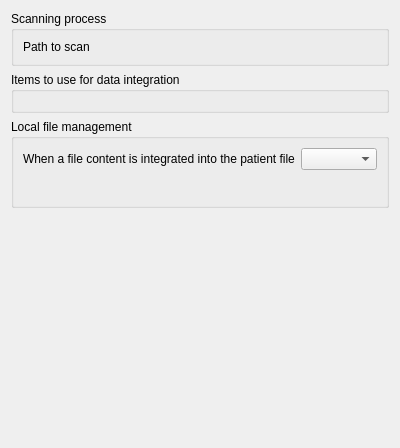
<?xml version="1.0" encoding="UTF-8"?>
<ui version="4.0">
 <class>Tools::Internal::HprimPreferencesWidget</class>
 <widget class="QWidget" name="Tools::Internal::HprimPreferencesWidget">
  <property name="geometry">
   <rect>
    <x>0</x>
    <y>0</y>
    <width>400</width>
    <height>448</height>
   </rect>
  </property>
  <property name="windowTitle">
   <string>PadTools Preferences</string>
  </property>
  <layout class="QGridLayout" name="gridLayout_5">
   <item row="0" column="0">
    <widget class="QGroupBox" name="groupBox">
     <property name="title">
      <string>Scanning process</string>
     </property>
     <layout class="QGridLayout" name="gridLayout_2">
      <item row="0" column="0">
       <widget class="QLabel" name="label">
        <property name="text">
         <string>Path to scan</string>
        </property>
       </widget>
      </item>
      <item row="0" column="1">
       <widget class="Utils::PathChooser" name="pathToScan" native="true"/>
      </item>
     </layout>
    </widget>
   </item>
   <item row="1" column="0">
    <widget class="QGroupBox" name="groupBox_2">
     <property name="title">
      <string>Items to use for data integration</string>
     </property>
     <layout class="QGridLayout" name="gridLayout_3">
      <item row="0" column="0">
       <widget class="Views::StringListView" name="items" native="true"/>
      </item>
     </layout>
    </widget>
   </item>
   <item row="2" column="0">
    <widget class="QGroupBox" name="groupBox_3">
     <property name="title">
      <string>Local file management</string>
     </property>
     <layout class="QGridLayout" name="gridLayout_4">
      <item row="1" column="0">
       <layout class="QGridLayout" name="gridLayout">
        <item row="1" column="1">
         <widget class="Utils::PathChooser" name="pathForIntegratedFiles" native="true">
          <property name="minimumSize">
           <size>
            <width>0</width>
            <height>20</height>
           </size>
          </property>
         </widget>
        </item>
        <item row="0" column="1">
         <widget class="QComboBox" name="fileManagement"/>
        </item>
        <item row="0" column="0">
         <widget class="QLabel" name="label_3">
          <property name="text">
           <string>When a file content is integrated into the patient file</string>
          </property>
         </widget>
        </item>
       </layout>
      </item>
     </layout>
    </widget>
   </item>
   <item row="3" column="0">
    <spacer name="verticalSpacer">
     <property name="orientation">
      <enum>Qt::Vertical</enum>
     </property>
     <property name="sizeHint" stdset="0">
      <size>
       <width>20</width>
       <height>166</height>
      </size>
     </property>
    </spacer>
   </item>
  </layout>
 </widget>
 <customwidgets>
  <customwidget>
   <class>Utils::PathChooser</class>
   <extends>QWidget</extends>
   <header location="global">utils/widgets/pathchooser.h</header>
   <container>1</container>
  </customwidget>
  <customwidget>
   <class>Views::StringListView</class>
   <extends>QWidget</extends>
   <header location="global">listviewplugin/stringlistview.h</header>
   <container>1</container>
  </customwidget>
 </customwidgets>
 <resources/>
 <connections/>
</ui>
